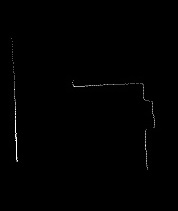
//> input picture cvICPtest/0_0_2_2.jpg, 178 x 211 px
$ ./icptest   (built with g++ and OpenCV 4)
//> lines starting //> are read from the running program, lines starting //| are printed output that depends on the picture; after the words box and inside, x2 and y2 are one past the last pixel; in counts of white or black regions, pixels touching at a corner belong together
#include <opencv2/opencv.hpp>
#include <opencv2/opencv_lib.hpp>

using namespace cv;

#include <iostream>
#include <vector>
#include <limits>
using namespace std;

// [54 lines left out: functions ShowPoints, ShowLines, ShowQuery, not called in this run]

/**
Taken from "Estimating 3-D rigid body transformations: a comparison of four major algorithms", Eggert et al 97'
Originally from Arun et al. (1987) and Umeyama (1991) and Kanatani (1994)
**/
// [139 lines left out: functions findBestReansformSVD, findBestTransform, flann_knn, not called in this run]

void ICP(Mat& X, Mat& destination) {
	vector<int> pair;
	double lastDist = std::numeric_limits<double>::max();
	Mat lastGood;

	bool re_reshape = false;
	if (X.channels() == 2) { X = X.reshape(1); re_reshape = true; }
	if (destination.channels() == 2) { destination = destination.reshape(1); re_reshape = true; }
	vector<float> dists;

	while (true) {
		pair.clear(); dists.clear();
		// 近傍点探索して合計距離を取得
		double dist = flann_knn(destination, X, pair, dists);

		// 前回よりも増加していたら終了
		if (lastDist <= dist) {
			X = lastGood;
			break;	//converged?
		}
		lastDist = dist;
		X.copyTo(lastGood);

		cout << "distance: " << dist << endl;

		Mat X_bar(X.size(), X.type());
		//vector<Point> X_barv;
		//vector<Point> X_v;
		for (int i = 0; i<X.rows; i++) {
			Point p = destination.at<Point>(pair[i], 0);
			X_bar.at<Point>(i, 0) = p;
			// [4 lines of commented-out code are left out]
		}

		ShowQuery(destination, X, X_bar);

		//Mat X_bar(X_barv);
		//Mat subsetX(X_v);

		X = X.reshape(2);
		X_bar = X_bar.reshape(2);
		//findBestTransform(X,X_bar);
		findBestReansformSVD(X, X_bar);
		X = X.reshape(1); // back to 1-channel
	}

	lastGood.copyTo(X);

	if (re_reshape) {
		X = X.reshape(2);
		destination = destination.reshape(2);
	}

	cout << "converged" << endl;
}

void Image2PointCloudMat(Mat& img , Mat& dst , int th  )
{
	Mat th_dst;
	vector<Point> point;
	bool	isContinuous = false;

	int d = 2;

	threshold(img, th_dst, th, 255, THRESH_BINARY);

	for (int y = 0; y < th_dst.rows; y+=d)
	{
		for (int x = 0; x < th_dst.cols; x+=d)
		{
			if (th_dst.data[y * th_dst.cols + x] && !isContinuous)
			{
				point.push_back(Point(x, y));
				isContinuous = true;
			}
			else if (!th_dst.data[y * th_dst.cols + x]) isContinuous = false;
		}
	}
	for (int x = 0; x < th_dst.cols; x += d)
	{
		for (int y = 0; y < th_dst.rows; y += d)
		{
			if (th_dst.data[y * th_dst.cols + x] && !isContinuous)
			{
				point.push_back(Point(x, y));
				isContinuous = true;
			}
			else if (!th_dst.data[y * th_dst.cols + x]) isContinuous = false;
		}
	}
	dst.resize(point.size());

	cout << dst.rows << "," << dst.cols << endl;

	dst = Mat(point).clone();
	cout << dst.rows << "," << dst.cols << endl;
	for (int i = 0; i < point.size(); i++)
	{

	}
}

int main(int argc, char** argv) {
	// [38 lines of commented-out code are left out]
	Mat destinations_img = imread("0_0_2_2.jpg", 0);
//> destinations_img is the input picture: 211 rows x 178 cols, CV_8UC1; min 0, max 255, mean 1.1
	Mat X_img = imread("0_0_2_3.jpg", 0);
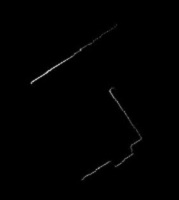
//> input picture cvICPtest/0_0_2_3.jpg, 179 x 200 px
//> X_img is the input picture: 200 rows x 179 cols, CV_8UC1; min 0, max 182, mean 1.1

	Mat destinations, X;
	Image2PointCloudMat(destinations_img, destinations, 10);
//> in Image2PointCloudMat, `threshold(img, th_dst, th, 255, THRESH_BINARY);`:
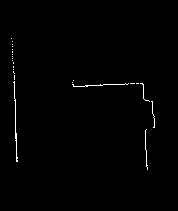
//> th_dst: 211 rows x 178 cols, CV_8UC1; 0.76% white in thin lines or dots, all inside (x1, y1, x2, y2) = (11, 38, 155, 170)
//> after the loop in Image2PointCloudMat, `for (int y = 0; y < th_dst.rows; y+=d)`: point = 61 Points (x, y), first 12: [12, 44], [12, 46], [12, 52], [12, 54], [12, 56], [12, 58], [12, 60], [14, 76], [14, 78], [14, 82], [72, 82], [14, 84]; isContinuous = false
//> after the loop in Image2PointCloudMat, `for (int x = 0; x < th_dst.cols; x += d)`: point = 93 Points (x, y), first 12: [12, 44], [12, 46], [12, 52], [12, 54], [12, 56], [12, 58], [12, 60], [14, 76], [14, 78], [14, 82], [72, 82], [14, 84]; isContinuous = false
//> in Image2PointCloudMat, `dst = Mat(point).clone();`: dst = contour of 93 points, box (x1, y1, x2, y2) (12, 44, 155, 167), area 4254
//| 93,1
//> the loop in Image2PointCloudMat, `for (int i = 0; i < point.size(); i++)` made 93 passes
//> destinations has the same summary as dst in Image2PointCloudMat
	Image2PointCloudMat(X_img, X, 10);
//> call 2 of Image2PointCloudMat, with th = 10
//> in Image2PointCloudMat (call 2), `threshold(img, th_dst, th, 255, THRESH_BINARY);`:
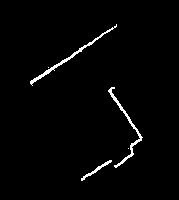
//> th_dst: 200 rows x 179 cols, CV_8UC1; 1.9% white in thin lines or dots, all inside (x1, y1, x2, y2) = (30, 24, 143, 181)
//> after the loop in Image2PointCloudMat (call 2), `for (int y = 0; y < th_dst.rows; y+=d)`: point = 82 Points (x, y), first 12: [116, 24], [114, 26], [112, 28], [108, 30], [104, 32], [102, 34], [100, 36], [96, 38], [94, 40], [90, 42], [88, 44], [84, 46]; isContinuous = false
//> after the loop in Image2PointCloudMat (call 2), `for (int x = 0; x < th_dst.cols; x += d)`: point = 175 Points (x, y), first 12: [116, 24], [114, 26], [112, 28], [108, 30], [104, 32], [102, 34], [100, 36], [96, 38], [94, 40], [90, 42], [88, 44], [84, 46]; isContinuous = false
//> in Image2PointCloudMat (call 2), `dst = Mat(point).clone();`: dst = contour of 175 points, box (x1, y1, x2, y2) (30, 24, 141, 181), area 2382
//| 175,1
//> X has the same summary as dst in Image2PointCloudMat

	ICP(X, destinations);
//> in ICP, `X = X.reshape(1)`: X = 175 pairs, first value 30 to 140, second value 24 to 180
//> in ICP, `destination = destination.reshape(1)`: destination = 93 pairs, first value 12 to 154, second value 44 to 166
//> (the run ends here: the program needs code that is not available in this run, at `double dist = flann_knn(destination, X, pair, dists);`)
